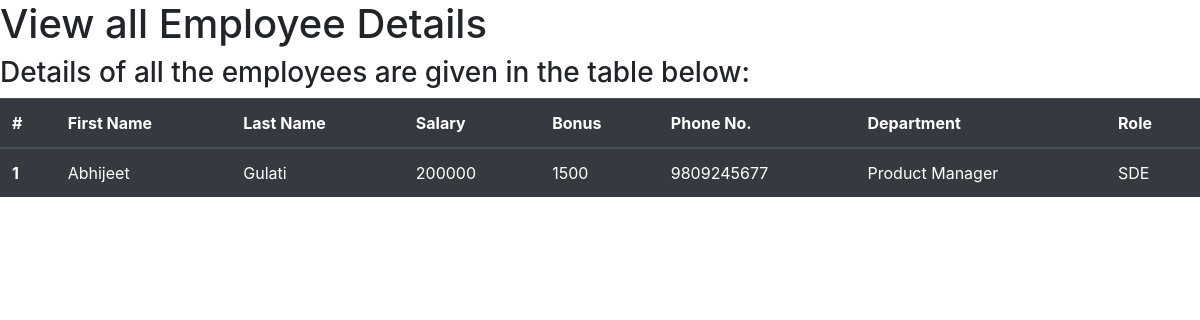
The page /view_emp on the database as committed earlier.
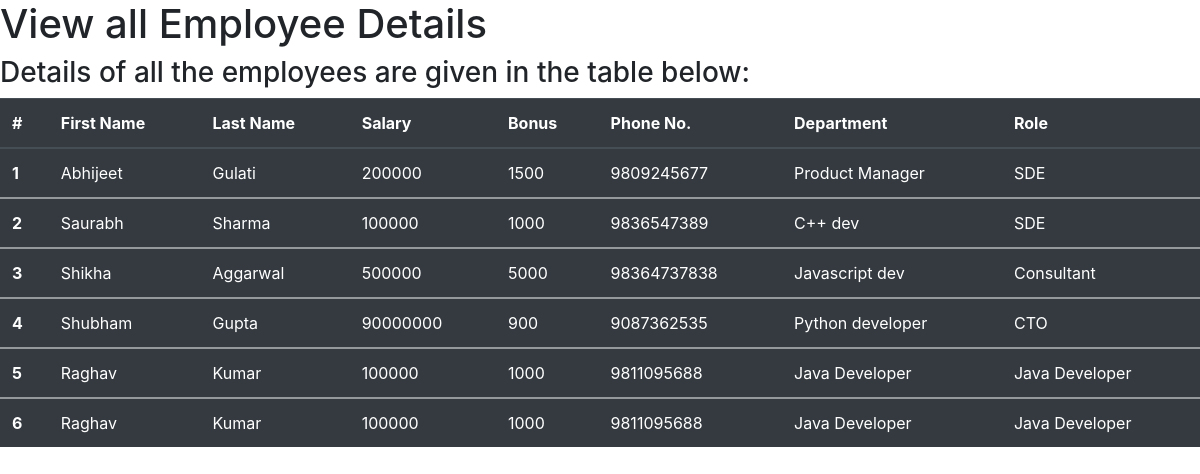
The same page on the database as committed later.
### emp/models.py (models this page shows, shortened)
class Employee(models.Model):
    first_name=models.CharField(max_length=100,null=False)  #first name cant be empty
    last_name=models.CharField(max_length=100)
    dept=models.ForeignKey(Dept,on_delete=models.CASCADE)
    salary=models.IntegerField(default=0)
    bonus=models.IntegerField(default=0)
    role=models.ForeignKey(Role,on_delete=models.CASCADE)
    phone=models.IntegerField(default=0)
    def __str__(self):
        return "%s %s %s" %(self.first_name,self.last_name,self.phone)

class Dept(models.Model):
    name=models.CharField(max_length=100,null=False)

class Role(models.Model):
    name=models.CharField(max_length=100,null=False)

### emp/views.py (the view)
# urls.py: path('view_emp',include('emp.urls')),
def view_emp(request):
    emps=Employee.objects.all()
    context={
        'emps':emps
    }
    print(context)#if we dont print it we wont be able to see the values
    return render(request,'view_emp.html',context)

### templates/view_emp.html (shortened to what this page needs)
<!DOCTYPE html>
<html lang="en">
    <head>
        <link rel="stylesheet" href="https://cdn.jsdelivr.net/npm/bootstrap@4.4.1/dist/css/bootstrap.min.css">
    </head>
    <body>
        <h1>View all Employee Details</h1>
        <h3>Details of all the employees are given in the table below:</h3>
        <table class="table table-dark table-hover">
            <thead>
              <tr>
                <th scope="col">#</th>
                <th scope="col">First Name</th>
                <th scope="col">Last Name</th>
                <th scope="col">Salary</th>
                <th scope="col">Bonus</th>
                <th scope="col">Phone No.</th>
                <th scope="col">Department</th>
                <th scope="col">Role</th>
              </tr>
            </thead>
             {% for emp in emps %}
            <tbody>
              <tr>
                <th scope="row">{{emp.id}}</th>
                <td>{{emp.first_name}}</td>
                <td>{{emp.last_name}}</td>
                <td>{{emp.salary}}</td>
                <td>{{emp.bonus}}</td>
                <td>{{emp.phone}}</td>
                <td>{{emp.dept.name}}</td>
                <td>{{emp.role.name}}</td>
              </tr>
            </tbody>
            {% endfor %}
          </table>
    </body>
</html>

Rows that differ between the two databases and show on the page:
added Employee: id "2", first_name "Saurabh", last_name "Sharma", salary "100000", bonus "1000", phone "9836547389", dept.name "C++ dev", role.name "SDE"
added Employee: id "3", first_name "Shikha", last_name "Aggarwal", salary "500000", bonus "5000", phone "98364737838", dept.name "Javascript dev", role.name "Consultant"
added Employee: id "4", first_name "Shubham", last_name "Gupta", salary "90000000", bonus "900", phone "9087362535", dept.name "Python developer", role.name "CTO"
added Employee: id "5", first_name "Raghav", last_name "Kumar", salary "100000", bonus "1000", phone "9811095688", dept.name "Java Developer", role.name "Java Developer"
added Employee: id "6", first_name "Raghav", last_name "Kumar", salary "100000", bonus "1000", phone "9811095688", dept.name "Java Developer", role.name "Java Developer"
